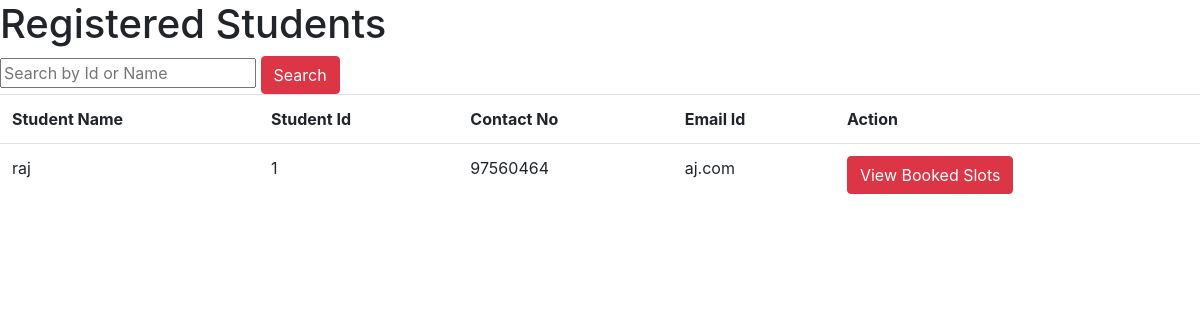
/student, run on an earlier commit of the app's database.
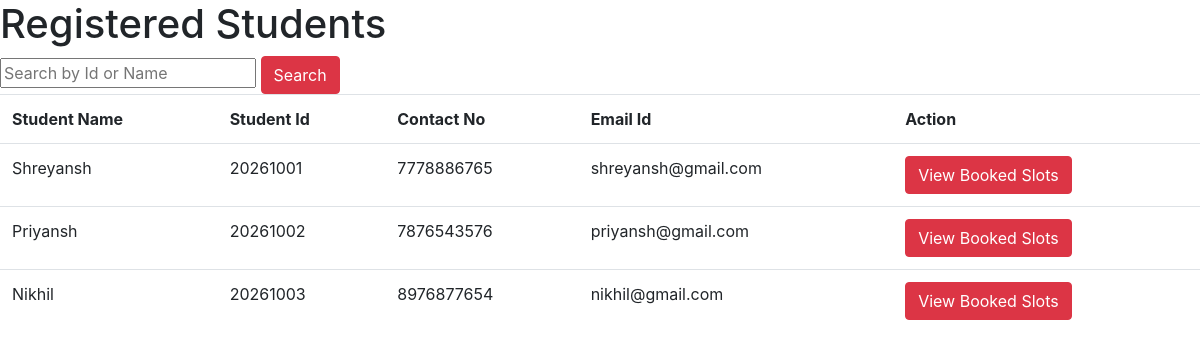
And on a later commit of the database.
### app.py (models this page shows)
class Student(db.Model):
    id = db.Column(db.Integer, primary_key=True)
    name = db.Column(db.String(60))
    username = db.Column(db.String(20))
    password = db.Column(db.String(50))
    email_id = db.Column(db.String(100))
    contact_no = db.Column(db.String(10))
    bookings = db.relationship('Booking', backref = 'student',lazy = True)

### app.py (the view)
@app.route('/student')
def student():
    student=Student.query.all()
    return render_template('student.html',student=student)

### templates/student.html (shortened to what this page needs)
<!DOCTYPE html>
<html lang="en">
<head>
        <link rel="stylesheet" href="https://cdn.jsdelivr.net/npm/bootstrap@4.1.3/dist/css/bootstrap.min.css">
</head>
<body>
    <h1>Registered Students</h1>
    <form action="/search_student" method="POST">
    <input type="text" name="search" placeholder="Search by Id or Name">
    <button type="submit" class="btn btn-danger">Search</button>
    </form>
    <table class="table">
        <tr>
            <th>Student Name</th>
            <th>Student Id</th>
            <th>Contact No</th>
            <th>Email Id</th>
            <th>Action</th>
        </tr>
        {% for i in student %}
        <tr>
            <td>{{i.name}}</td>
            <td>{{i.id}}</td>
            <td>{{i.contact_no}}</td>
            <td>{{i.email_id}}</td>
            <td><a href="/view_booked_slot/{{i.id}}"><button class="btn btn-danger" >View Booked Slots</button></a></td>
        </tr>
        {% endfor %}
</body>
</html>

What changed in the data, as far as the page shows it:
removed Student: name "raj", id "1", contact_no "97560464", email_id "aj.com"
added Student: name "Shreyansh", id "20261001", contact_no "7778886765", email_id "shreyansh@gmail.com"
added Student: name "Priyansh", id "20261002", contact_no "7876543576", email_id "priyansh@gmail.com"
added Student: name "Nikhil", id "20261003", contact_no "8976877654", email_id "nikhil@gmail.com"
